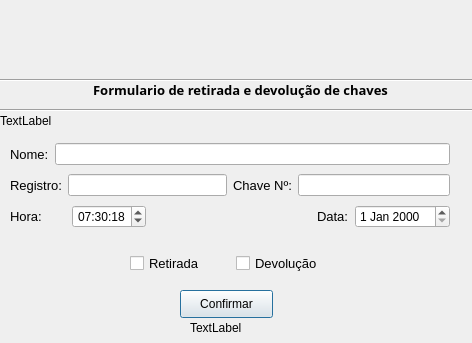
<?xml version="1.0" encoding="UTF-8"?>
<ui version="4.0">
 <class>fm_principal</class>
 <widget class="QDialog" name="fm_principal">
  <property name="geometry">
   <rect>
    <x>0</x>
    <y>0</y>
    <width>472</width>
    <height>343</height>
   </rect>
  </property>
  <property name="windowTitle">
   <string>Dialog</string>
  </property>
  <widget class="QLabel" name="label">
   <property name="geometry">
    <rect>
     <x>70</x>
     <y>0</y>
     <width>311</width>
     <height>71</height>
    </rect>
   </property>
   <property name="text">
    <string/>
   </property>
   <property name="pixmap">
    <pixmap>../../../../Downloads/SGP1.png</pixmap>
   </property>
   <property name="scaledContents">
    <bool>true</bool>
   </property>
  </widget>
  <widget class="Line" name="line">
   <property name="geometry">
    <rect>
     <x>-10</x>
     <y>70</y>
     <width>501</width>
     <height>20</height>
    </rect>
   </property>
   <property name="font">
    <font>
     <pointsize>10</pointsize>
    </font>
   </property>
   <property name="orientation">
    <enum>Qt::Horizontal</enum>
   </property>
  </widget>
  <widget class="QLabel" name="label_2">
   <property name="geometry">
    <rect>
     <x>0</x>
     <y>110</y>
     <width>201</width>
     <height>21</height>
    </rect>
   </property>
   <property name="text">
    <string>TextLabel</string>
   </property>
  </widget>
  <widget class="QLabel" name="label_3">
   <property name="geometry">
    <rect>
     <x>0</x>
     <y>80</y>
     <width>481</width>
     <height>20</height>
    </rect>
   </property>
   <property name="font">
    <font>
     <family>Arial Black</family>
     <pointsize>10</pointsize>
     <weight>75</weight>
     <bold>true</bold>
    </font>
   </property>
   <property name="text">
    <string>Formulario de retirada e devolução de chaves</string>
   </property>
   <property name="alignment">
    <set>Qt::AlignCenter</set>
   </property>
  </widget>
  <widget class="Line" name="line_2">
   <property name="geometry">
    <rect>
     <x>-13</x>
     <y>100</y>
     <width>511</width>
     <height>20</height>
    </rect>
   </property>
   <property name="orientation">
    <enum>Qt::Horizontal</enum>
   </property>
  </widget>
  <widget class="QPushButton" name="pushButton">
   <property name="geometry">
    <rect>
     <x>180</x>
     <y>290</y>
     <width>93</width>
     <height>28</height>
    </rect>
   </property>
   <property name="text">
    <string>Confirmar</string>
   </property>
  </widget>
  <widget class="QLabel" name="label_9">
   <property name="geometry">
    <rect>
     <x>190</x>
     <y>320</y>
     <width>55</width>
     <height>16</height>
    </rect>
   </property>
   <property name="text">
    <string>TextLabel</string>
   </property>
  </widget>
  <widget class="QWidget" name="">
   <property name="geometry">
    <rect>
     <x>10</x>
     <y>140</y>
     <width>440</width>
     <height>94</height>
    </rect>
   </property>
   <layout class="QVBoxLayout" name="verticalLayout">
    <item>
     <layout class="QHBoxLayout" name="horizontalLayout">
      <item>
       <widget class="QLabel" name="label_4">
        <property name="font">
         <font>
          <family>Arial</family>
          <pointsize>10</pointsize>
         </font>
        </property>
        <property name="text">
         <string>Nome:</string>
        </property>
       </widget>
      </item>
      <item>
       <widget class="QLineEdit" name="lineEdit"/>
      </item>
     </layout>
    </item>
    <item>
     <layout class="QHBoxLayout" name="horizontalLayout_6">
      <item>
       <layout class="QHBoxLayout" name="horizontalLayout_2">
        <item>
         <widget class="QLabel" name="label_5">
          <property name="font">
           <font>
            <family>Arial</family>
            <pointsize>10</pointsize>
           </font>
          </property>
          <property name="text">
           <string>Registro:</string>
          </property>
         </widget>
        </item>
        <item>
         <widget class="QLineEdit" name="lineEdit_2"/>
        </item>
       </layout>
      </item>
      <item>
       <layout class="QHBoxLayout" name="horizontalLayout_3">
        <item>
         <widget class="QLabel" name="label_6">
          <property name="font">
           <font>
            <family>Arial</family>
            <pointsize>10</pointsize>
           </font>
          </property>
          <property name="text">
           <string>Chave Nº:</string>
          </property>
         </widget>
        </item>
        <item>
         <widget class="QLineEdit" name="lineEdit_3"/>
        </item>
       </layout>
      </item>
     </layout>
    </item>
    <item>
     <layout class="QHBoxLayout" name="horizontalLayout_7">
      <item>
       <layout class="QHBoxLayout" name="horizontalLayout_4">
        <item>
         <widget class="QLabel" name="label_8">
          <property name="font">
           <font>
            <family>Arial</family>
            <pointsize>10</pointsize>
           </font>
          </property>
          <property name="text">
           <string>Hora:</string>
          </property>
          <property name="scaledContents">
           <bool>false</bool>
          </property>
         </widget>
        </item>
        <item>
         <widget class="QTimeEdit" name="timeEdit">
          <property name="enabled">
           <bool>true</bool>
          </property>
          <property name="wrapping">
           <bool>false</bool>
          </property>
          <property name="frame">
           <bool>true</bool>
          </property>
          <property name="alignment">
           <set>Qt::AlignCenter</set>
          </property>
          <property name="readOnly">
           <bool>false</bool>
          </property>
          <property name="buttonSymbols">
           <enum>QAbstractSpinBox::UpDownArrows</enum>
          </property>
          <property name="correctionMode">
           <enum>QAbstractSpinBox::CorrectToPreviousValue</enum>
          </property>
          <property name="showGroupSeparator" stdset="0">
           <bool>false</bool>
          </property>
          <property name="currentSection">
           <enum>QDateTimeEdit::HourSection</enum>
          </property>
          <property name="calendarPopup">
           <bool>false</bool>
          </property>
          <property name="timeSpec">
           <enum>Qt::TimeZone</enum>
          </property>
          <property name="time">
           <time>
            <hour>7</hour>
            <minute>30</minute>
            <second>18</second>
           </time>
          </property>
         </widget>
        </item>
        <item>
         <spacer name="horizontalSpacer">
          <property name="orientation">
           <enum>Qt::Horizontal</enum>
          </property>
          <property name="sizeType">
           <enum>QSizePolicy::Fixed</enum>
          </property>
          <property name="sizeHint" stdset="0">
           <size>
            <width>165</width>
            <height>20</height>
           </size>
          </property>
         </spacer>
        </item>
        <item>
         <layout class="QHBoxLayout" name="horizontalLayout_5">
          <item>
           <widget class="QLabel" name="label_7">
            <property name="font">
             <font>
              <family>Arial</family>
              <pointsize>10</pointsize>
             </font>
            </property>
            <property name="text">
             <string>Data:</string>
            </property>
           </widget>
          </item>
          <item>
           <widget class="QDateEdit" name="dateEdit"/>
          </item>
         </layout>
        </item>
       </layout>
      </item>
     </layout>
    </item>
   </layout>
  </widget>
  <widget class="QWidget" name="">
   <property name="geometry">
    <rect>
     <x>130</x>
     <y>250</y>
     <width>206</width>
     <height>27</height>
    </rect>
   </property>
   <layout class="QHBoxLayout" name="horizontalLayout_8">
    <item>
     <widget class="QCheckBox" name="checkBox">
      <property name="font">
       <font>
        <family>Arial</family>
        <pointsize>10</pointsize>
       </font>
      </property>
      <property name="text">
       <string>Retirada </string>
      </property>
     </widget>
    </item>
    <item>
     <widget class="QCheckBox" name="checkBox_2">
      <property name="font">
       <font>
        <pointsize>10</pointsize>
       </font>
      </property>
      <property name="text">
       <string>Devolução</string>
      </property>
     </widget>
    </item>
   </layout>
  </widget>
 </widget>
 <resources/>
 <connections/>
</ui>
